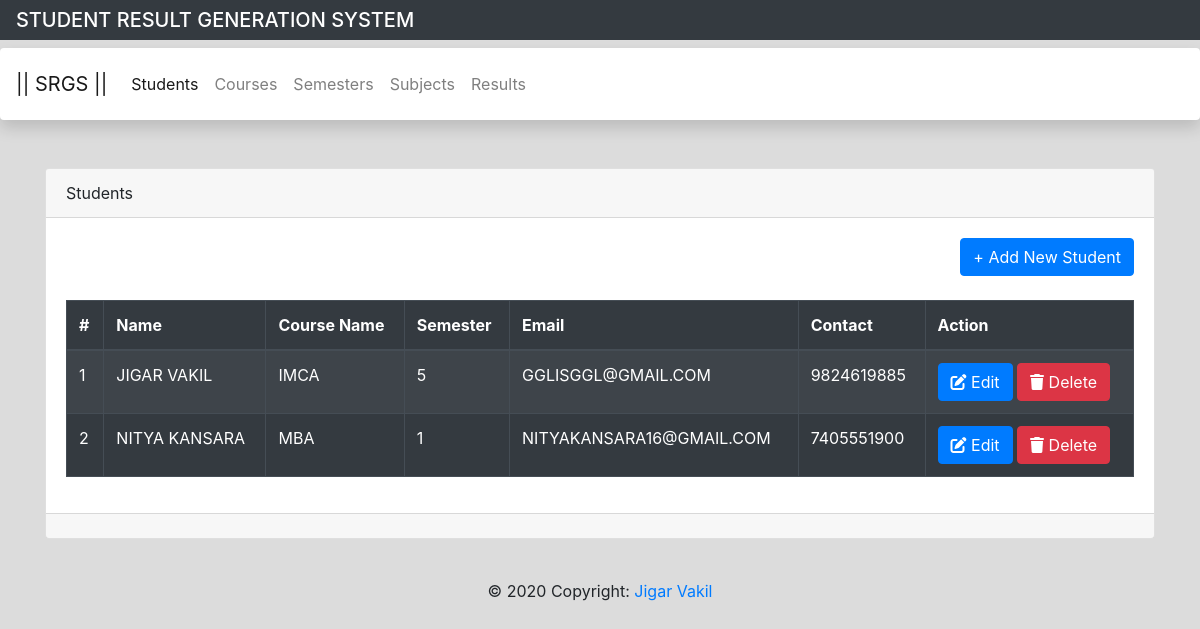
/student.php, run on the app's committed database.
### tables this page shows
CREATE TABLE `tbl_student` (
  `nm_studentid` int(11) NOT NULL,
  `sz_name` varchar(50) NOT NULL,
  `nm_semid` int(11) NOT NULL,
  `sz_email` varchar(50) NOT NULL,
  `nm_contact` bigint(10) NOT NULL
);

CREATE TABLE `tbl_course` (
  `nm_courseid` int(11) NOT NULL,
  `sz_coursename` varchar(30) NOT NULL
);

CREATE TABLE `tbl_sem` (
  `nm_semid` int(11) NOT NULL,
  `nm_courseid` int(11) NOT NULL,
  `nm_sem` int(11) NOT NULL
);

### student.php (the view, shortened to what this page needs)
<?php
    include("include/connection.php");
?>
<!doctype html>
<html lang="en">
<head>
    <link rel="stylesheet" href="https://stackpath.bootstrapcdn.com/bootstrap/4.3.1/css/bootstrap.min.css"
>
</head>
<body style="background-color:gainsboro">
    <?php include('include/header.php') ?>
    <div class="container">
        <div class="card">
            <div class="card-header">Students</div>
            <div class="card-body">
                <div class="row">
                    <div class="col-md-12" align="right">
                        <button type="button" class="btn btn-primary" data-toggle="modal" data-target="#myModal">
                            + Add New Student
                        </button>
                        <br>
                        <br>
                        <table class="table table-dark table-striped" border="1">
                            <thead>
                                <tr>
                                    <th>#</th>
                                    <th>Name</th>
                                    <th>Course Name</th>
                                    <th>Semester</th>
                                    <th>Email</th>
                                    <th>Contact</th>
                                    <th>Action</th>
                                </tr>
                            </thead>
                            <tbody>
                                <?php
                                    $i=1;
                                    $sql="select * from tbl_student as sub
                                    join tbl_sem as s
                                    on sub.nm_semid=s.nm_semid
                                    join tbl_course as c
                                    on c.nm_courseid=s.nm_courseid";
                                    $res=mysqli_query($con,$sql);
                                    while($r=mysqli_fetch_assoc($res))
                                    {
                                ?>
                                <tr>
                                    <td><?= $i++ ?></td>
                                    <td><?= strtoupper($r['sz_name']) ?></td>
                                    <td><?= strtoupper($r['sz_coursename']) ?></td>
                                    <td><?= strtoupper($r['nm_sem']) ?></td>
                                    <td><?= strtoupper($r['sz_email']) ?></td>
                                    <td><?= $r['nm_contact'] ?></td>
                                    <td>
                                        <button type="button" class="btn btn-primary cup" data-stuid="<?= $r['nm_studentid'] ?>"
                                            data-sem="<?= $r['nm_semid'] ?>" data-name="<?= $r['sz_name'] ?>"
                                            data-email="<?= $r['sz_email'] ?>" data-contact="<?= $r['nm_contact'] ?>" data-toggle="modal"
                                            data-target="#upModal">
                                            <i class="fas fa-edit"></i> Edit
                                        </button>
                                        <a href="student.php?del=<?= $r['nm_studentid'] ?>" class="btn btn-danger"><i
                                                class="fas fa-trash"></i> Delete</a>
                                    </td>
                                </tr>
                                <?php
                                    }
                                ?>
                            </tbody>
                        </table>
                    </div>
                </div>
            </div>
            <div class="card-footer">
            </div>
        </div>
    </div>
    <?php include("include/footer.php"); ?>
</body>
</html>

### data on the page
tbl_student: sz_name "JIGAR VAKIL", tbl_course.sz_coursename "IMCA", nm_semid.nm_sem "5", sz_email "GGLISGGL@GMAIL.COM", nm_contact "9824619885"
tbl_student: sz_name "NITYA KANSARA", tbl_course.sz_coursename "MBA", nm_semid.nm_sem "1", sz_email "NITYAKANSARA16@GMAIL.COM", nm_contact "7405551900"
